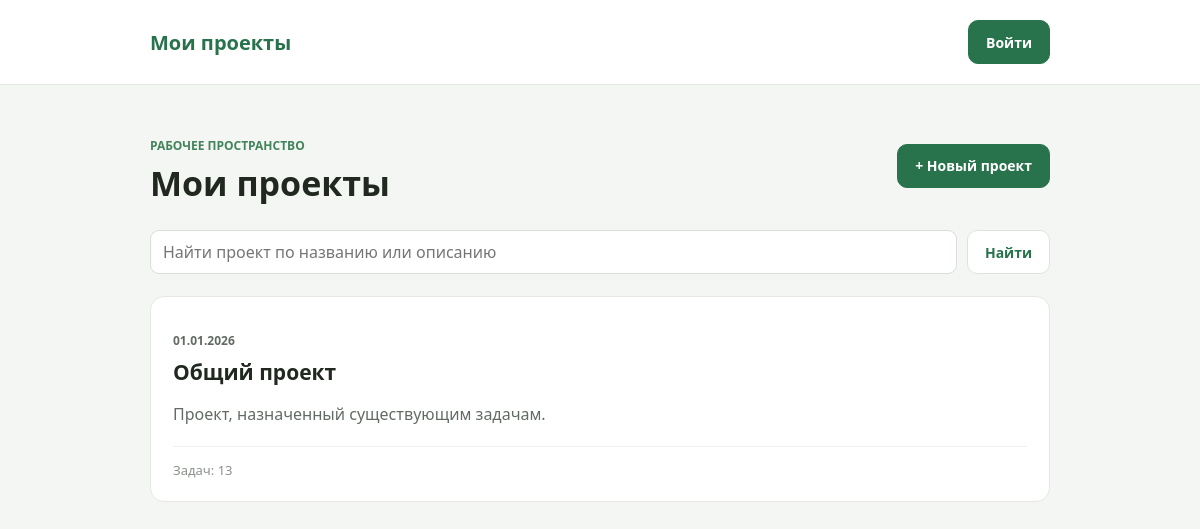
/, run on an earlier commit of the app's database.
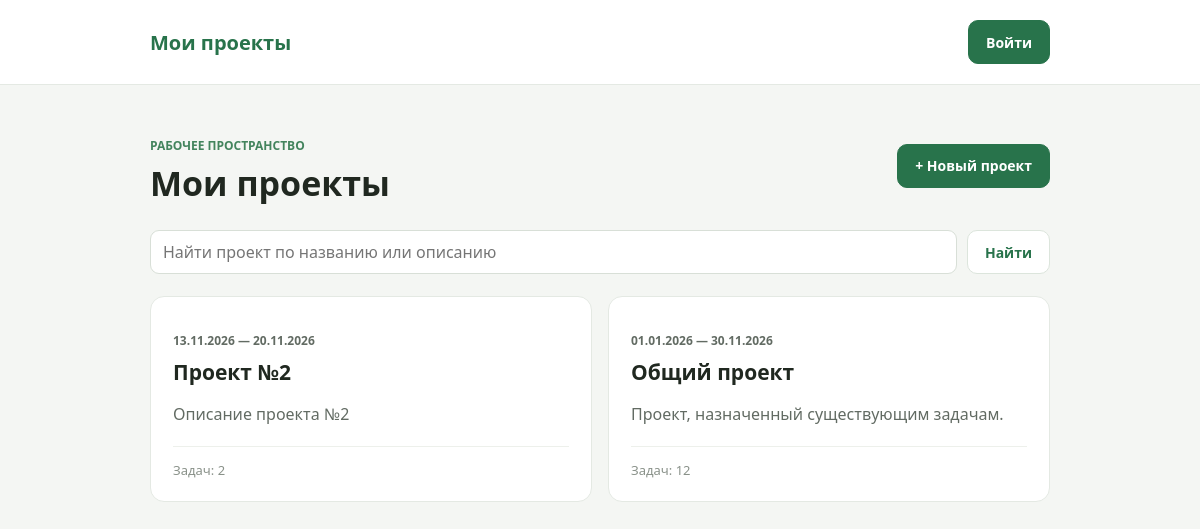
And on a later commit of the database.
### task_man/models/project.py (models this page shows, shortened)
class Project(models.Model):
    start_date = models.DateField(null=False, blank=False)
    end_date = models.DateField(null=True, blank=True)
    title = models.CharField(max_length=200, null=False, blank=False)
    description = models.TextField(null=False, blank=False)
    class Meta:
        verbose_name = 'Проект'
        verbose_name_plural = 'Проекты'
        ordering = ['-start_date']

### task_man/views/project_views.py (the view)
# urls.py: path('', views.ProjectsView.as_view(), name='projects_view'),
class ProjectsView(ListView):
    model = Project
    template_name = 'project/projects_view.html'
    context_object_name = 'projects'
    paginate_by = 5
    def get_queryset(self):
        projects = Project.objects.annotate(
            active_task_count=Count('tasks', filter=Q(tasks__is_deleted=False))
        ).order_by('-start_date', 'pk')
        query = self.request.GET.get('q')
        if query:
            projects = projects.filter(
                Q(title__icontains=query) | Q(description__icontains=query)
            )
        return projects
    def get_context_data(self, **kwargs):
        context = super().get_context_data(**kwargs)
        context['q'] = self.request.GET.get('q', '')
        return context

### task_man/templates/project/projects_view.html (shortened to what this page needs)
{% extends 'base.html' %}
{% block content %}
    <div class="page-heading">
        <div>
            <p class="eyebrow">Рабочее пространство</p>
            <h1>Мои проекты</h1>
        </div>
        <a class="button" href="{% url 'project_create' %}">+ Новый проект</a>
    </div>
    <form class="search-form" method="get">
        <input id="project-search" type="search" name="q" value="{{ q }}"
               placeholder="Найти проект по названию или описанию">
        <button class="button button-secondary" type="submit">Найти</button>
    </form>
    {% if projects %}
        <section class="project-list" aria-label="Проекты">
            {% for project in projects %}
                <article class="project-card">
                    <p class="eyebrow">{{ project.start_date|date:"d.m.Y" }}{% if project.end_date %} — {{ project.end_date|date:"d.m.Y" }}{% endif %}</p>
                    <h2>
                        <a class="task-title-link" href="{% url 'project_detail' pk=project.pk %}">
                            {{ project.title }}
                        </a>
                    </h2>
                    <p>{{ project.description|truncatewords:28 }}</p>
                    <div class="card-footer">
                        <span class="muted">Задач: {{ project.active_task_count }}</span>
                    </div>
                </article>
            {% endfor %}
        </section>
    {% else %}
        <section class="empty-state">
            <h2>Проектов пока нет</h2>
            <p>Создай первый проект, чтобы добавить в него задачи.</p>
        </section>
    {% endif %}
{% endblock %}

### task_man/templates/base.html (shortened to what this page needs)
{% load static %}
<!DOCTYPE html>
<html lang="ru">
<head>
    <link rel="stylesheet" href="{% static 'task_man/css/style.css' %}">
</head>
<body>
    <header class="header">
        <div class="container header-inner">
            <a class="brand" href="{% url 'projects_view' %}">Мои проекты</a>
            <nav class="account-nav" aria-label="Аккаунт">
                {% if user.is_authenticated %}
                    <span class="user-greeting">Добро пожаловать, {{ user.get_short_name|default:user.username }}!</span>
                    <form class="inline-form" method="post" action="{% url 'logout' %}">
                        {% csrf_token %}
                        <button class="button button-secondary" type="submit">Выйти</button>
                    </form>
                {% else %}
                    <a class="button" href="{% url 'login' %}">Войти</a>
                {% endif %}
            </nav>
        </div>
    </header>
    <main class="container main">
        {% block content %}{% endblock %}
    </main>
</body>
</html>

### task_man/static/task_man/css/style.css (style rules this page uses)
* { box-sizing: border-box; }
body { margin: 0; background: #f4f6f3; color: #202820; font-family: "Segoe UI", Arial, sans-serif; }
.container { width: min(100% - 32px, 900px); margin: 0 auto; }
.header { padding: 20px 0; background: white; border-bottom: 1px solid #e4e9e3; }
.header-inner, .account-nav { display: flex; align-items: center; }
.header-inner { justify-content: space-between; gap: 20px; }
.account-nav { gap: 14px; justify-content: flex-end; margin-left: auto; }
.brand { color: #28734b; font-size: 20px; font-weight: 700; text-decoration: none; }
.main { padding-top: 40px; padding-bottom: 60px; }
.page-heading, .task-meta { display: flex; align-items: center; justify-content: space-between; gap: 16px; }
.page-heading { margin-bottom: 24px; }
.eyebrow { margin-bottom: 6px; color: #43845d; font-size: 12px; font-weight: 700; text-transform: uppercase; }
h1 { margin: 0; font-size: 34px; }
.task-title-link { color: inherit; text-decoration: none; }
.button { display: inline-flex; min-height: 44px; align-items: center; justify-content: center; gap: 8px; padding: 0 17px; border: 1px solid #28734b; border-radius: 10px; background: #28734b; color: white; font: inherit; font-size: 14px; font-weight: 600; text-decoration: none; cursor: pointer; transition: background .15s, transform .15s, box-shadow .15s; }
.button-secondary { border-color: #dce5dc; background: white; color: #28734b; }
.project-list { display: grid; grid-template-columns: repeat(auto-fit, minmax(260px, 1fr)); gap: 16px; }
.project-card, .project-overview { padding: 22px; border: 1px solid #e4e9e3; border-radius: 14px; background: #fff; }
.project-card h2, .section-heading h2 { margin: 8px 0; font-size: 21px; }
.project-card p, .project-description { color: #626b63; line-height: 1.6; }
.card-footer, .section-heading, .pagination { display: flex; align-items: center; justify-content: space-between; gap: 14px; }
.card-footer { margin-top: 18px; padding-top: 14px; border-top: 1px solid #edf0eb; }
.search-form { display: flex; gap: 10px; margin-bottom: 22px; }
.search-form input { flex: 1; min-width: 0; min-height: 44px; padding: 10px 12px; border: 1px solid #d8dfd7; border-radius: 9px; background: white; color: #202820; font: inherit; }
.muted { color: #899189; font-size: 13px; }

What changed in the data, as far as the page shows it:
added Project: start_date "13.11.2026", end_date "20.11.2026", title "Проект №2", description "Описание проекта №2", active_task_count "2"
changed Project "Общий проект": end_date (not shown) → "30.11.2026"; active_task_count "13" → "12"
